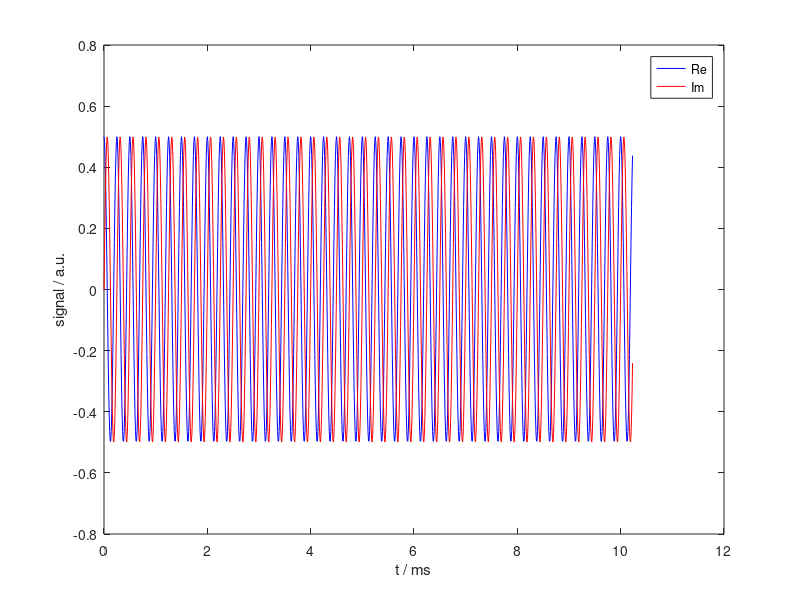
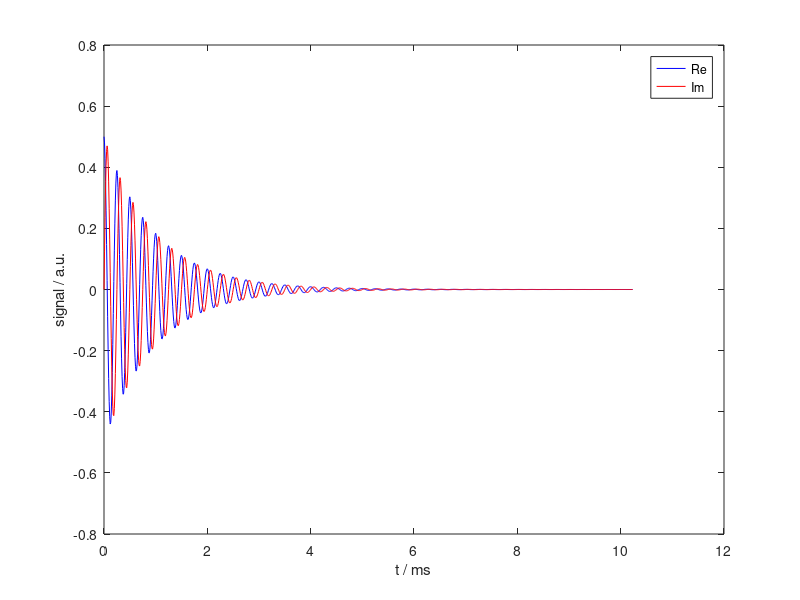
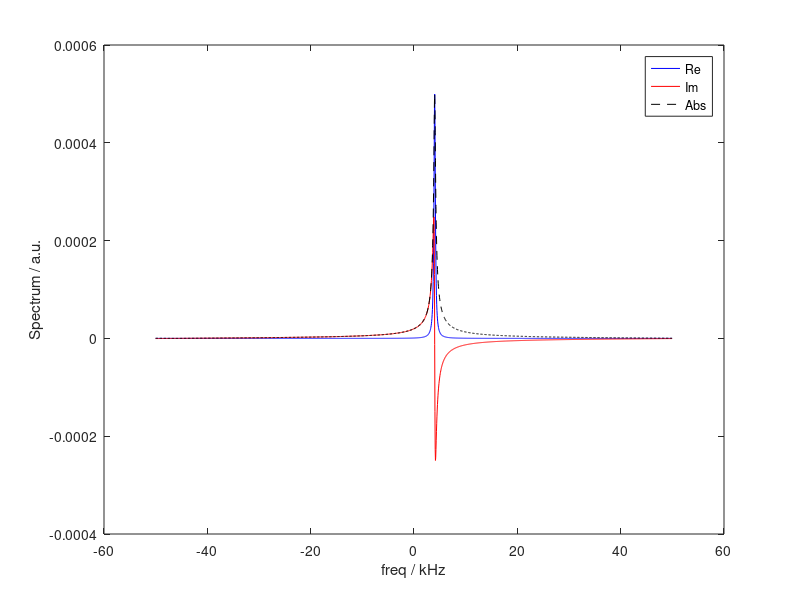

MATLAB code to generate these figures, in order:
%% simple one-spin pulse acquire simulation in Liouville space, but without relaxation
% Note: everything in SI units for clarity, frequncies in linear
% frequencies!


%% 1) clear workspace and close all figures
clear, close all

%% 2) build spin operator matrices
Ix = 1/2*[0 1; 1 0];
Iy = 1/2*[0 -1i; 1i 0];
Iz = 1/2*[1 0; 0 -1];
Ip = Ix+1i*Iy;
Im = Ix-1i*Iy;
E  = eye(2);


%% 3) set Hamiltonian parameters and build the matrix
offset = 4e3; % 20kHz offset
H0 = offset*Iz;


%% 4) set simulation parameters
rho0 = Iz; % starting density operator
pulseOp = Iy; % pulse operator
detOp = Ix + 1i*Iy; % detection operator
% detOp = Iz; % detection operator

rho_eq = Iz;

dt = 10e-6; % sampling step, "dwell time"
nPoints = 1024; % length of acquisition
t = (0:dt:(nPoints-1)*dt); % time vector

sig = zeros(1,nPoints); % pre-allocation of signal vector

%% 5) acutal simulation

%convert everything to Liouville space
H0_L = kron(H0,E)-kron(E,transpose(H0));
rho0_L = reshape(transpose(rho0),[],1);
pulseOp_L = kron(pulseOp,E)-kron(E,transpose(pulseOp));
detOp_L = reshape(transpose(detOp),[],1);
rho_eq_L = reshape(transpose(rho_eq),[],1);


% start sim
rho_L = rho0_L;

% apply pulse propagator to initial density operator
Upulse_L = expm(-1i*pi/2*pulseOp_L);
rho_L = Upulse_L*rho_L;

% build propagator of free evolution, and acquire
U0_L = expm(-1i*2*pi*H0_L*dt);

for it = 1:nPoints
   sig(it)= rho_L'*detOp_L; % detect
   rho_L = U0_L*(rho_L); % propagation
end



%% 6) plot real and imaginary part, and relaxation on top
figure(1)
title('raw signal')
clf
hold on
plot(t*1e3,real(sig),'b');
plot(t*1e3,imag(sig),'r');


xlabel('t / ms')
ylabel('signal / a.u.')
box on
legend('Re','Im','T1/T2')



%% 7) apodize, i.e. multiply with window function
twin = 1e-3; %apodization parameter
win = exp(-t/twin);

%apply window to signal
sig_apo = sig.*win;

figure(2)
title('apodized signal')
clf
hold on
plot(t*1e3,real(sig_apo),'b');
plot(t*1e3,imag(sig_apo),'r');
xlabel('t / ms')
ylabel('signal / a.u.')
box on
legend('Re','Im')

%% 8) Fourier transform with Zero-filling, construction of frequency vector

%fft with zerofilling two twice the original points
sig_apo(1)=sig_apo(1)/2;
spec = fftshift(fft(sig_apo,2*nPoints))*dt;

%frequency vector
N=numel(spec);
nyqFreq = 1/(2*dt);
unitAxis = 2/N * ((0:N-1)-fix(N/2));
freq = nyqFreq * unitAxis;

figure(3)
title('spectrum')
clf
hold on
plot(freq/1e3,real(spec),'b');
plot(freq/1e3,imag(spec),'r');
plot(freq/1e3,abs(spec),'--k');
xlabel('freq / kHz')
ylabel('Spectrum / a.u.')
box on
legend('Re','Im','Abs')
